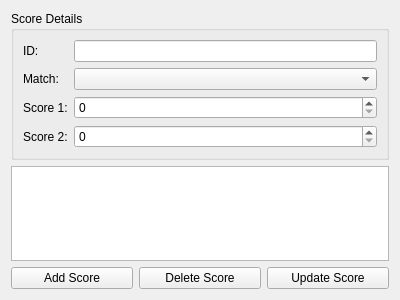
<?xml version="1.0" encoding="UTF-8"?>
<ui version="4.0">
 <class>ScoreUI</class>
 <widget class="QWidget" name="ScoreUI">
  <property name="geometry">
   <rect>
    <x>0</x>
    <y>0</y>
    <width>400</width>
    <height>300</height>
   </rect>
  </property>
  <property name="windowTitle">
   <string>Form</string>
  </property>
  <layout class="QVBoxLayout" name="verticalLayout_3">
   <item>
    <widget class="QGroupBox" name="groupBox">
     <property name="title">
      <string>Score Details</string>
     </property>
     <layout class="QFormLayout" name="formLayout">
      <item row="0" column="0">
       <widget class="QLabel" name="nameLabel_2">
        <property name="text">
         <string>ID:</string>
        </property>
       </widget>
      </item>
      <item row="0" column="1">
       <widget class="QLineEdit" name="idLineEdit"/>
      </item>
      <item row="1" column="0">
       <widget class="QLabel" name="matchLabel">
        <property name="text">
         <string>Match:</string>
        </property>
       </widget>
      </item>
      <item row="1" column="1">
       <widget class="QComboBox" name="matchComboBox"/>
      </item>
      <item row="2" column="0">
       <widget class="QLabel" name="score1Label">
        <property name="text">
         <string>Score 1:</string>
        </property>
       </widget>
      </item>
      <item row="2" column="1">
       <widget class="QSpinBox" name="score1SpinBox"/>
      </item>
      <item row="3" column="0">
       <widget class="QLabel" name="score2Label">
        <property name="text">
         <string>Score 2:</string>
        </property>
       </widget>
      </item>
      <item row="3" column="1">
       <widget class="QSpinBox" name="score2SpinBox"/>
      </item>
     </layout>
    </widget>
   </item>
   <item>
    <widget class="QTableView" name="scoresTableView"/>
   </item>
   <item>
    <layout class="QHBoxLayout" name="horizontalLayout">
     <item>
      <widget class="QPushButton" name="addScoreButton">
       <property name="text">
        <string>Add Score</string>
       </property>
      </widget>
     </item>
     <item>
      <widget class="QPushButton" name="deleteScoreButton">
       <property name="text">
        <string>Delete Score</string>
       </property>
      </widget>
     </item>
     <item>
      <widget class="QPushButton" name="updateScoreButton">
       <property name="text">
        <string>Update Score</string>
       </property>
      </widget>
     </item>
    </layout>
   </item>
  </layout>
 </widget>
 <resources/>
 <connections/>
</ui>
